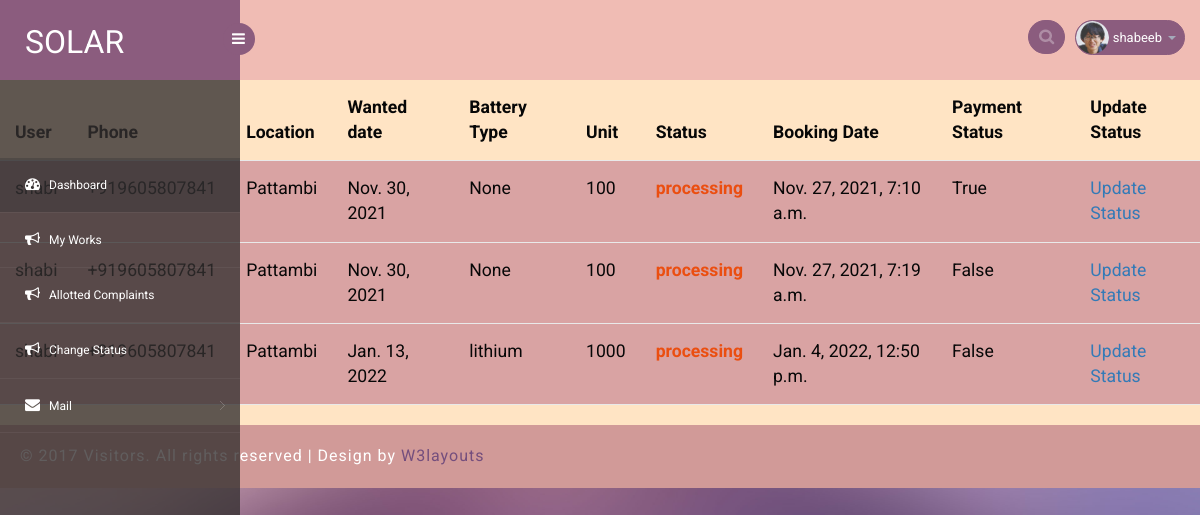
Page /allotted_work (signed in) on the committed database.
### account/models.py (models this page shows, shortened)
class Booking(models.Model):
    user=models.ForeignKey(User,on_delete=models.CASCADE,null=True,blank=True)
    employee=models.ForeignKey(EmployeeRegister,on_delete=models.CASCADE,null=True,blank=True)
    user_details=models.ForeignKey(UserRegister,on_delete=models.CASCADE,null=True,blank=True)
    location=models.CharField(max_length=50)
    wanted_date=models.DateField(default=timezone.now)
    processing='processing'
    accepted='accepted'
    rejected='rejected'
    booking_statuses=[
        (processing,'processing'),
        (accepted,'accepted'),
        (rejected,'rejected')
    ]
    booking_status=models.CharField(max_length=50,choices=booking_statuses,default=processing)
    battery_type=models.ForeignKey(BatteryType,on_delete=models.CASCADE,null=True,blank=True)
    battery_brand=models.ForeignKey(BatteryBrand,on_delete=models.CASCADE,null=True,blank=True)
    unit=models.IntegerField()
    date=models.DateTimeField(default=timezone.now)
    amount=models.IntegerField(default=500)
    paid=models.BooleanField(default=False)

class UserRegister(models.Model):
    user=models.OneToOneField(User,on_delete=models.CASCADE)
    phone=PhoneNumberField()
    location=models.CharField(max_length=50)
    status=models.BooleanField(default=False)

class BatteryType(models.Model):
    type=models.CharField(max_length=50)
    brand=models.ForeignKey(BatteryBrand,on_delete=models.CASCADE,null=True,blank=True)
    price=models.IntegerField(null=True,blank=True)
    def __str__(self):
        return str(self.type)

### account/views.py (the view)
# urls.py: path('allotted_work',views.allotted_work,name='allotted_work'),
def allotted_work(request):
    employee=EmployeeRegister.objects.get(user=request.user)
    try:
        my_work=Booking.objects.filter(employee=employee)
    except:
        pass
    return render(request,'my_works.html',{'my_work':my_work})

### account/templates/my_works.html (shortened to what this page needs)
{% extends 'dashboard.html' %}
{% load crispy_forms_tags %}
{% block content %}
<div class="table-responsive table-shadow" style="background-color: bisque;">
  {% if my_work %}
  <table class="table">
        <thead>
          <tr>
            <th scope="col">User</th>
            <th scope="col">Phone</th>
            <th scope="col">Location</th>
            <th scope="col">Wanted date</th>
            <th scope="col">Battery Type</th>
            <th scope="col">Unit</th>
            <th scope="col">Status</th>
            <th scope="col">Booking Date</th>
            <th scope="col">Payment Status</th>
            <th scope="col">Update Status</th>
          </tr>
        </thead>
        <tbody>
            {% for i in my_work %}
          <tr style="background-color: #d9a3a3;">
            <td>{{ i.user.username}}</td>
            <td>{{ i.user_details.phone}}</td>
            <td>{{ i.location}}</td>
            <td>{{ i.wanted_date}}</td>
            <td>{{ i.battery_type}}</td>
            <td>{{ i.unit}}</td>
            {% if i.booking_status == 'processing' %}
            <td style="color:rgb(235, 78, 16);font-weight: bold">{{ i.booking_status }}</td>
            {% endif %}
            <td>{{ i.date }}</td>
            <td>{{ i.paid }}</td>
            <td><a href="{% url 'update_booking' i.id %}">Update Status</a></td>
          </tr>
          {% endfor %}
        </tbody>
  </table>
  {% else %}
  <span>No Leaves can be found...</span>
  {% endif %}
</div>
{% endblock %}

### account/templates/dashboard.html (shortened to what this page needs)
<!DOCTYPE html>
<head>
<link rel="stylesheet" href="static/css/bootstrap.min.css" >
<link href="static/css/style1.css" rel='stylesheet' type='text/css' />
<link href="static/css/style-responsive.css" rel="stylesheet"/>
<link rel="stylesheet" href="static/css/font.css" type="text/css"/>
<link href="static/css/font-awesome.css" rel="stylesheet">
<link rel="stylesheet" href="static/css/morris.css" type="text/css"/>
<link rel="stylesheet" href="static/css/monthly.css">
</head>
<body>
<section id="container">
<header class="header  clearfix">
<div class="brand">
    <a href="{% url 'index' %}" class="logo">
        SOLAR
    </a>
    <div class="sidebar-toggle-box">
        <div class="fa fa-bars"></div>
    </div>
</div>
<div class="top-nav clearfix">
    <ul class="nav pull-right top-menu">
        <li>
            <input type="text" class="form-control search" placeholder=" Search">
        </li>
        <li class="dropdown">
            <a data-toggle="dropdown" class="dropdown-toggle" href="#">
                <img alt="" src="static/images/2.png">
                <span class="username">{{user.username}}</span>
                <b class="caret"></b>
            </a>
        </li>
    </ul>
</div>
</header>
<aside>
    <div id="sidebar" class="nav-collapse">
        <div class="leftside-navigation">
            <ul class="sidebar-menu" id="nav-accordion">
                <li>
                    <a class="active" href="{% url 'dashboard' %}">
                        <i class="fa fa-dashboard"></i>
                        <span>Dashboard</span>
                    </a>
                </li>
				{% if user.employeeregister %}
				<li>
                    <a href="{% url 'allotted_work' %}">
                        <i class="fa fa-bullhorn"></i>
                        <span>My Works</span>
                    </a>
                </li>
				<li>
                    <a href="{% url 'allotted_complaints' %}">
                        <i class="fa fa-bullhorn"></i>
                        <span>Allotted Complaints</span>
                    </a>
                </li>
                <li>
                    <a href="{% url 'change_status' %}">
                        <i class="fa fa-bullhorn"></i>
                        <span>Change Status</span>
                    </a>
                </li>
				{% endif %}
                <li class="sub-menu">
                    <a href="javascript:;">
                        <i class="fa fa-envelope"></i>
                        <span>Mail </span>
                    </a>
                </li>
            </ul>            </div>
    </div>
</aside>
{% block content %}
{% endblock %}
		  <div class="footer">
			<div class="wthree-copyright">
			  <p>© 2017 Visitors. All rights reserved | Design by <a href="http://w3layouts.com">W3layouts</a></p>
			</div>
		  </div>
</section>
</body>
</html>

### rows in the picture
Booking: user.username "shabi", user_details.phone "+919605807841", location "Pattambi", wanted_date "Nov. 30, 2021", battery_type "None", unit "100", booking_status "processing", date "Nov. 27, 2021, 7:10 a.m.", paid "True"
Booking: user.username "shabi", user_details.phone "+919605807841", location "Pattambi", wanted_date "Nov. 30, 2021", battery_type "None", unit "100", booking_status "processing", date "Nov. 27, 2021, 7:19 a.m.", paid "False"
Booking: user.username "shabi", user_details.phone "+919605807841", location "Pattambi", wanted_date "Jan. 13, 2022", battery_type "lithium", unit "1000", booking_status "processing", date "Jan. 4, 2022, 12:50 p.m.", paid "False"

### other values in the picture
{{ user.username }} "shabeeb"
